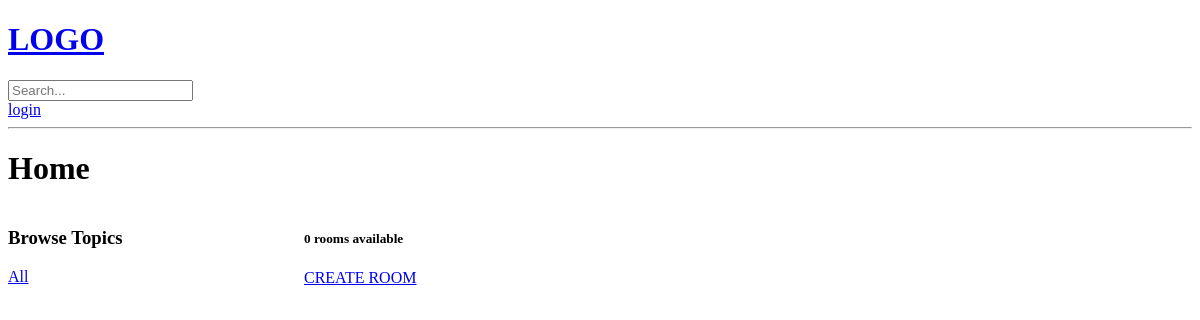
/?q=django, run on an earlier commit of the app's database.
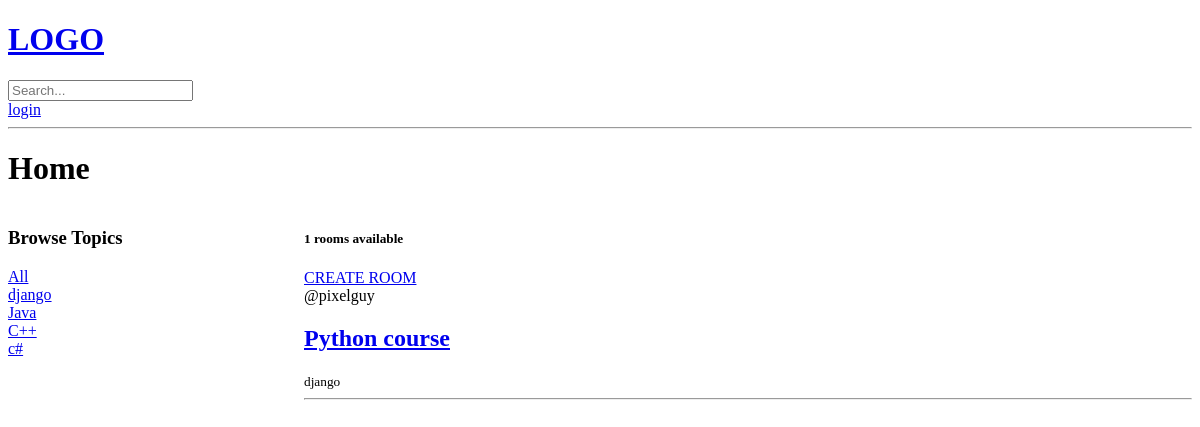
And on a later commit of the database.
### base/models.py (models this page shows, shortened)
class Topic(models.Model):
    name = models.CharField(max_length=200)

class Room (models.Model):
    topic = models.ForeignKey(Topic, on_delete=models.SET_NULL, null=True)
    host = models.ForeignKey(User, on_delete=models.SET_NULL, null=True)
    name = models.CharField(max_length=200)
    description = models.TextField(null=True, blank=True)
    updated = models.DateTimeField(auto_now=True)
    created = models.DateTimeField(auto_now_add=True)
    class Meta:
        ordering = ['-updated', '-created']

### base/views.py (the view)
# urls.py: path('', views.home, name="home"),
def home(request):
    q = request.GET.get('q') if request.GET.get('q') != None else ''
    rooms = Room.objects.filter(
        Q(topic__name__icontains=q) |
        Q(name__icontains=q) |
        Q(description__icontains=q)
     )
    topics = Topic.objects.all()
    room_count = rooms.count()
    context = {'rooms': rooms, 'topics': topics, 'room_count': room_count }
    return render(request, 'base/home.html', context)

### base/templates/base/home.html (shortened to what this page needs)
{% extends 'main.html' %}
{% block content %}
<h1>Home</h1>
<section class="home-container">
    <div>
        <h3>Browse Topics</h3>
        <div>
            <a href="{% url 'home' %}">All</a>
        </div>
        {% for topic in topics %}
        <div>
            <a href="{% url 'home' %}?q={{ topic.name }}">{{ topic.name }}</a>
        </div>
        {% endfor %}
    </div>
    <div>
        <h5>{{room_count}} rooms available</h5>
        <a href="{% url 'create-room' %}">CREATE ROOM</a>
        {% for room in rooms %}
        <div>
            <span>@{{room.host.username}}</span>
            <h2><a href="{%  url 'room' room.id %}">{{ room.name }}</a></h2>
            <small>{{room.topic.name}}</small>
            <hr>
        </div>
        {% endfor %}
    </div>
</section>
{% endblock content %}

### templates/main.html (shortened to what this page needs)
<!DOCTYPE html>
<html lang="en">
<head>
</head>
<body>
    {% include 'navbar.html' %}
    {% block content %}
    {% endblock %}
</body>
</html>

### templates/navbar.html
<a href="/">
    <h1>LOGO</h1>
</a>
<form action="{% url 'home' %}">
    <input type="text" name="q" placeholder="Search...">
</form>
{% if request.user.is_authenticated  %}
<p>Hello {{request.user}}</p>
<a href="{% url 'logout' %}" class="btn btn-primary">logout</a>
{% else %}
<a href="{% url 'login' %}" class="btn btn-primary">login</a>
{% endif %}
<hr>

### base/templates/base/home.html (style rules this page uses)
.home-container { display: grid; grid-template-columns: 1fr 3fr; }

What changed in the data, as far as the page shows it:
added Topic: name "django"
added Topic: name "Java"
added Topic: name "C++"
added Topic: name "c#"
now on this page (row edited): Room: host.username "pixelguy", name "Python course", topic.name "django"
Also different on the page:
{{ room_count }}: "0" → "1"
